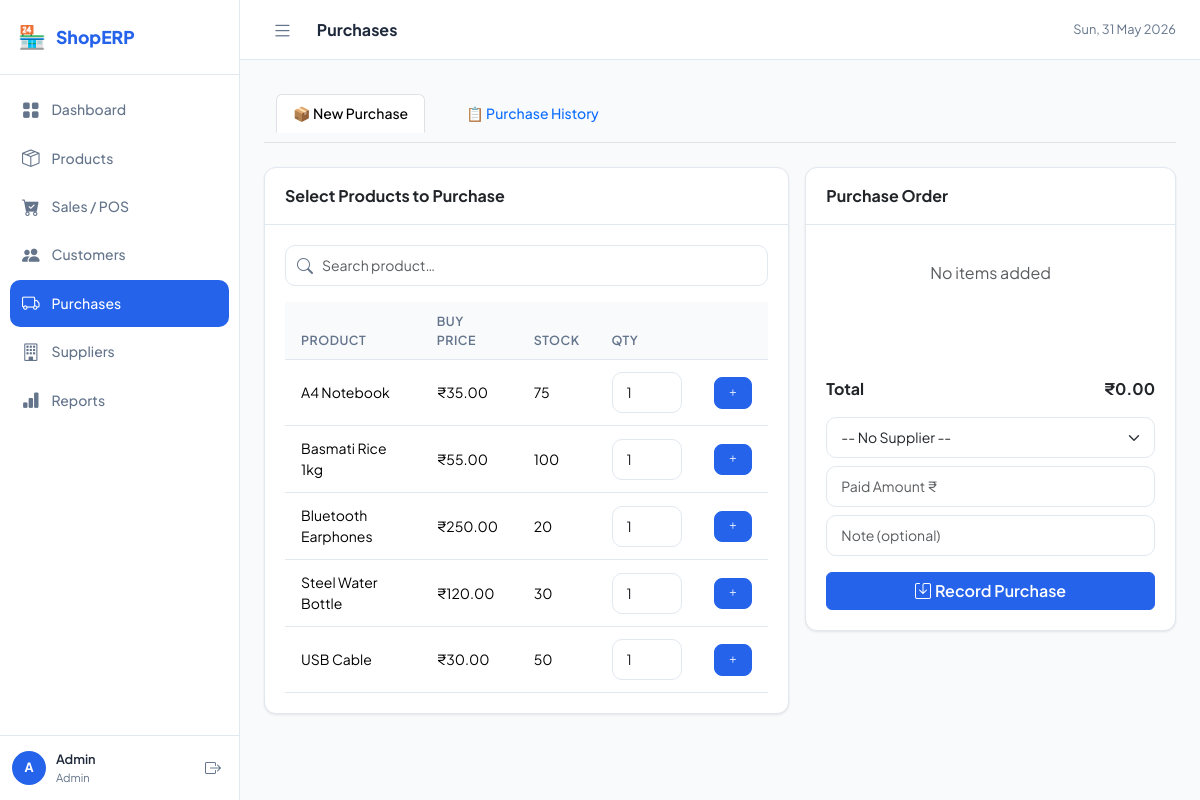
The app's page /modules/purchases.php (signed in) with its own data.
### tables this page shows
CREATE TABLE IF NOT EXISTS products (
    id INT AUTO_INCREMENT PRIMARY KEY,
    category_id INT,
    name VARCHAR(200) NOT NULL,
    sku VARCHAR(50) UNIQUE,
    description TEXT,
    purchase_price DECIMAL(10,2) DEFAULT 0,
    sale_price DECIMAL(10,2) DEFAULT 0,
    stock_qty INT DEFAULT 0,
    low_stock_alert INT DEFAULT 5,
    unit VARCHAR(20) DEFAULT 'pcs',
    created_at TIMESTAMP DEFAULT CURRENT_TIMESTAMP,
    FOREIGN KEY (category_id) REFERENCES categories(id) ON DELETE SET NULL
);

### includes/config.php (called while the page is built, shortened)
<?php
function money($n) {
    return CURRENCY . number_format($n, 2);
}
?>

### modules/purchases.php (the view, shortened to what this page needs)
<?php
require_once __DIR__ . '/../includes/config.php';
$products  = $pdo->query("SELECT * FROM products ORDER BY name")->fetchAll();
require_once __DIR__ . '/../includes/header.php';
?>
<ul class="nav nav-tabs mb-4">
    <li class="nav-item"><a class="nav-link active" data-bs-toggle="tab" href="#newpo">📦 New Purchase</a></li>
    <li class="nav-item"><a class="nav-link" data-bs-toggle="tab" href="#pohistory">📋 Purchase History</a></li>
</ul>
<div class="tab-content">
<div class="tab-pane fade show active" id="newpo">
<div class="row g-3">
    <div class="col-lg-7">
        <div class="card">
            <div class="card-header">Select Products to Purchase</div>
            <div class="card-body">
                <div class="search-bar mb-3">
                    <i class="bi bi-search"></i>
                    <input type="text" id="pSearch" class="form-control" placeholder="Search product…">
                </div>
                <div style="max-height:400px;overflow-y:auto">
                    <table class="table table-sm">
                        <thead><tr><th>Product</th><th>Buy Price</th><th>Stock</th><th>Qty</th><th></th></tr></thead>
                        <tbody id="pTable">
                        <?php foreach ($products as $p): ?>
                        <tr data-name="<?= strtolower(htmlspecialchars($p['name'])) ?>">
                            <td><?= htmlspecialchars($p['name']) ?></td>
                            <td><?= money($p['purchase_price']) ?></td>
                            <td><?= $p['stock_qty'] ?></td>
                            <td><input type="number" min="1" value="1" class="form-control form-control-sm" style="width:70px" id="qty_<?= $p['id'] ?>"></td>
                            <td><button onclick="addPO(<?= $p['id'] ?>,<?= htmlspecialchars(json_encode($p['name'])) ?>,<?= $p['purchase_price'] ?>)" class="btn btn-sm btn-primary"><i class="bi bi-plus"></i></button></td>
                        </tr>
                        <?php endforeach; ?>
                        </tbody>
                    </table>
                </div>
            </div>
        </div>
    </div>
    <div class="col-lg-5">
        <div class="card">
            <div class="card-header">Purchase Order</div>
            <div class="card-body">
                <div id="poItems" style="min-height:120px;margin-bottom:12px">
                    <div class="text-muted text-center py-3" id="poEmpty">No items added</div>
                </div>
                <div class="d-flex justify-content-between fw-bold mb-3">
                    <span>Total</span><span id="poTotal">₹0.00</span>
                </div>
                <form method="POST">
                    <div class="mb-2">
                        <select name="supplier_id" class="form-select form-select-sm">
                            <option value="">-- No Supplier --</option>
                        </select>
                    </div>
                    <div class="mb-2"><input type="number" name="paid_amount" class="form-control form-control-sm" placeholder="Paid Amount ₹" step="0.01" min="0"></div>
                    <div class="mb-3"><input type="text" name="note" class="form-control form-control-sm" placeholder="Note (optional)"></div>
                    <button type="submit" class="btn btn-primary w-100" onclick="return submitPO()">
                        <i class="bi bi-save me-1"></i>Record Purchase
                    </button>
                </form>
            </div>
        </div>
    </div>
</div>
</div>
</div>
<?php require_once __DIR__ . '/../includes/footer.php'; ?>

### assets/css/app.css (style rules this page uses)
:root { --sidebar-w: 240px; --primary: #2563eb; --primary-light: #eff6ff; --primary-dark: #1d4ed8; --success: #16a34a; --danger: #dc2626; --warning: #d97706; --bg: #f8fafc; --surface: #ffffff; --border: #e2e8f0; --text: #1e293b; --muted: #64748b; --radius: 12px; --shadow: 0 1px 3px rgba(0,0,0,.06), 0 1px 2px rgba(0,0,0,.04); --shadow-md: 0 4px 16px rgba(0,0,0,.08); --font: 'Plus Jakarta Sans', sans-serif; }
* { box-sizing: border-box; margin: 0; padding: 0; }
body { font-family: var(--font); background: var(--bg); color: var(--text); display: flex; min-height: 100vh; }
.nav-item { display: flex; align-items: center; gap: 12px; padding: 10px 12px; border-radius: 10px; color: var(--muted); text-decoration: none; font-size: .875rem; font-weight: 500; transition: all .15s; white-space: nowrap; }
.card { background: var(--surface); border: 1px solid var(--border); border-radius: var(--radius); box-shadow: var(--shadow); }
.card-header { padding: 16px 20px; border-bottom: 1px solid var(--border); background: transparent; font-weight: 700; display: flex; align-items: center; justify-content: space-between; gap: 12px; }
.card-body { padding: 20px; }
.table { margin: 0; font-size: .875rem; }
.table th { font-weight: 600; color: var(--muted); background: var(--bg); font-size: .78rem; text-transform: uppercase; letter-spacing: .5px; border-bottom: 1px solid var(--border); padding: 10px 16px; }
.table td { padding: 12px 16px; vertical-align: middle; border-color: var(--border); }
.btn-primary { background: var(--primary); border-color: var(--primary); font-weight: 600; }
.btn-sm { padding: 5px 12px; font-size: .8rem; border-radius: 8px; }
.form-control, .form-select { border-color: var(--border); border-radius: 10px; font-size: .875rem; padding: 9px 14px; transition: border-color .15s, box-shadow .15s; }
.search-bar { position: relative; }
.search-bar i { position: absolute; left: 12px; top: 50%; transform: translateY(-50%); color: var(--muted); }
.search-bar input { padding-left: 36px; }

### records on screen
products: name "A4 Notebook", purchase_price "₹35.00", stock_qty "75"
products: name "Basmati Rice 1kg", purchase_price "₹55.00", stock_qty "100"
products: name "Bluetooth Earphones", purchase_price "₹250.00", stock_qty "20"
products: name "Steel Water Bottle", purchase_price "₹120.00", stock_qty "30"
products: name "USB Cable", purchase_price "₹30.00", stock_qty "50", id "1"

### other values on screen
APP_NAME "ShopERP"
$item['label'] "Dashboard"
$item['label'] "Products"
$item['label'] "Sales / POS"
$item['label'] "Customers"
$item['label'] "Purchases"
$item['label'] "Suppliers"
$item['label'] "Reports"
substr($_SESSION['user']['name'], 0, 1) "A"
$_SESSION['user']['name'] "Admin"
$_SESSION['user']['role'] "Admin"
$pageTitle "Purchases"
